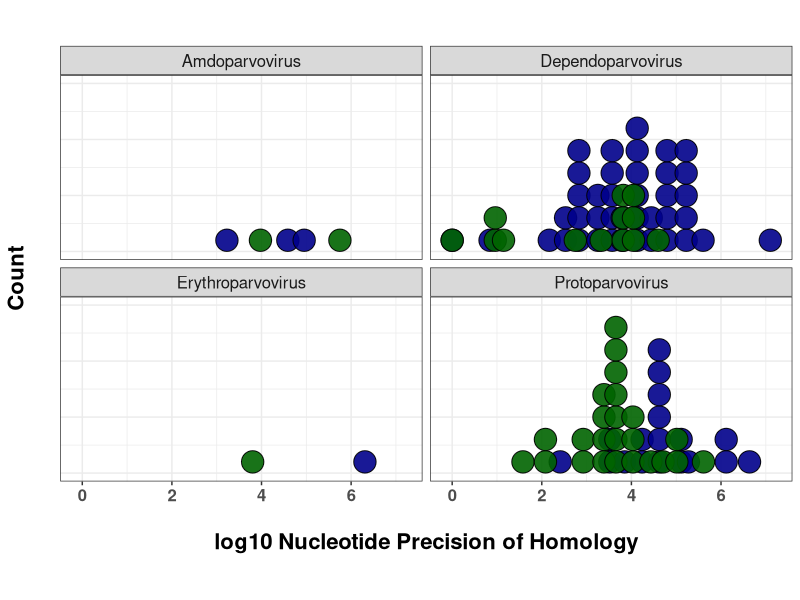
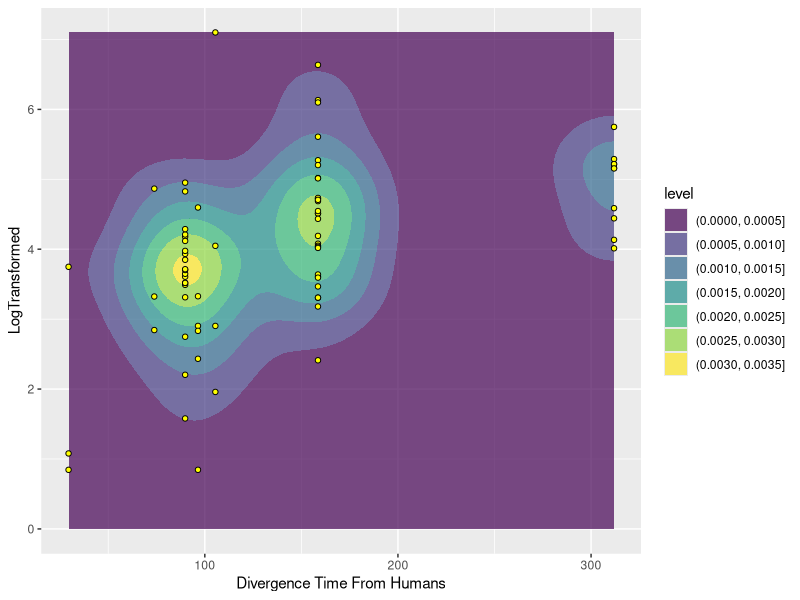
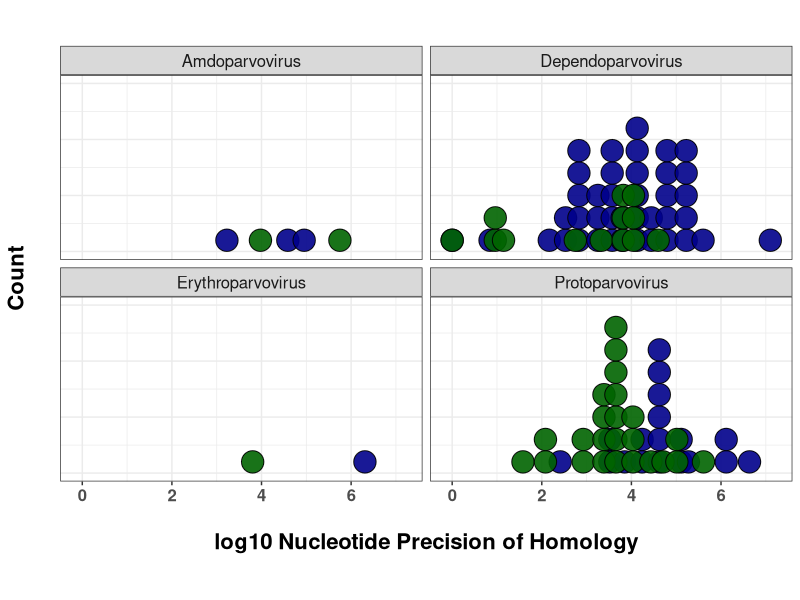

The R script that drew these images, in order:
## ---- chunk 1
knitr::opts_chunk$set(echo = TRUE, warning=FALSE, message=FALSE)
## ---- chunk 2
library(tidyverse)
## ---- chunk 3
data<-read_csv("meta/full-table.csv") %>% 
  filter(HumanCoords !="NA") %>%
  separate(HumanCoords, into = c("Chrom","Start","Stop")) 
data$Start<-as.numeric(data$Start)
data$Stop <-as.numeric(data$Stop)

data<-data %>%  mutate(Confidence=abs(Stop-Start))

intronic<-data %>% filter(Type=="Intronic") 
intergenic<-data %>% filter(Type=="Intergenic") 

# Combine and log transform

inter<-intergenic %>% select(EVE, Chromosome, Confidence, VirusGenus, Type, `Divergence Time From Humans`) %>% filter(Confidence != "NA")
intron<-intronic %>% select(EVE, Chromosome, Confidence, VirusGenus, Type, `Divergence Time From Humans`) %>% filter(Confidence != "NA")

dotplot<-bind_rows(inter,intron) %>% filter(Confidence != "NA") %>% mutate(LogTransformed=log10(Confidence))
## ---- chunk 4
ggplot(dotplot, aes(x=LogTransformed, fill=Type)) + 
  #geom_vline(aes(xintercept=3), alpha=0.5, linetype="dotdash") +
  geom_dotplot(binwidth = .25, alpha=0.9, dotsize=2) +
  scale_fill_manual(values = c("darkblue","darkgreen"), labels=c(paste0("Intergenic (n=",nrow(inter),")"),
                                                                 paste0("Intronic (n=",  nrow(intron),")"))) +
  xlab("\nlog10 Nucleotide Precision of Homology") +
  theme_bw() +
  ylab("Count\n") +
  theme(axis.ticks.y = element_blank(), axis.text.y=element_blank()) +
  theme(axis.text = element_text(size=12, face="bold")) +
  theme(axis.title = element_text(size=16, face="bold")) +
  theme(legend.title.align = 0.5, legend.title = element_text(size=16),
        legend.text=element_text(size=14)) +
  facet_wrap(.~VirusGenus) +
  coord_fixed(ratio=2.5) +
  ylim(0,1.5) +
  #theme(panel.grid=element_blank()) +
  theme(legend.position = "none") +
  theme(strip.text = element_text(size = 12))

ggsave("outputs/figures/figure-1b.pdf")
## ---- chunk 5
ggplot(dotplot, aes(x=`Divergence Time From Humans`, y=LogTransformed)) +
  geom_density_2d_filled(alpha=0.7) +
  geom_point(pch=21, fill="yellow") 
## ---- chunk 6
dotplot %>% group_by(VirusGenus) %>% mutate(MeanConfidence=mean(Confidence), Mean=mean(LogTransformed), Count=n()) %>% select(VirusGenus, MeanConfidence, Mean, Count) %>% unique()
